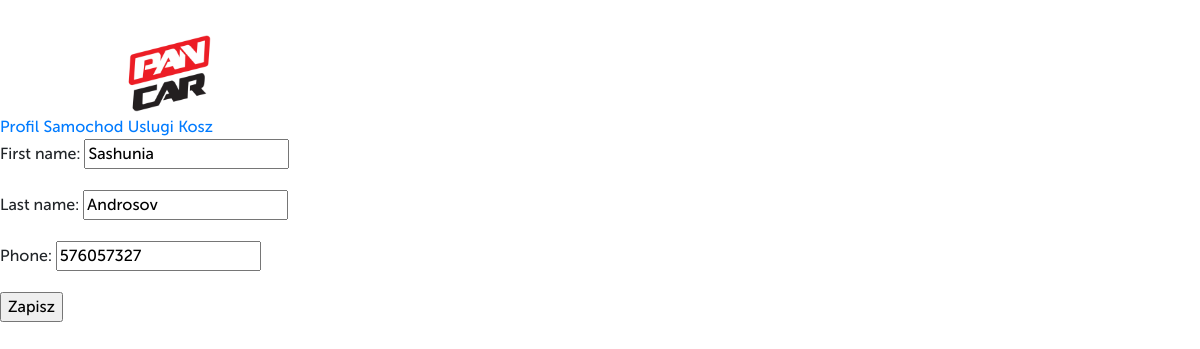
The page /profile_update/1/ on the database its author committed.
### pancar/models.py (models this page shows, shortened)
class User(AbstractUser):
    phone = models.CharField(max_length=20)

### user_account/views.py (the view)
# urls.py: path('profile_update/<int:pk>/', ProfileUpdateView.as_view(), name='profile_update'),
class ProfileUpdateView(UpdateView):
    model = User
    fields = ['first_name', 'last_name', 'phone']
    template_name_suffix = '_update_form'
    success_url = reverse_lazy("profile")

### pancar/templates/pancar/user_update_form.html (shortened to what this page needs)
{% extends 'account/account.html' %}
{% block content %}<br>
    <form method="post">
        {{ form.as_p }}
        <input type="submit" value="Zapisz">
    </form>
{% endblock %}

### rows shown on the page
User: first_name "Sashunia", last_name "Androsov", phone "576057327"
